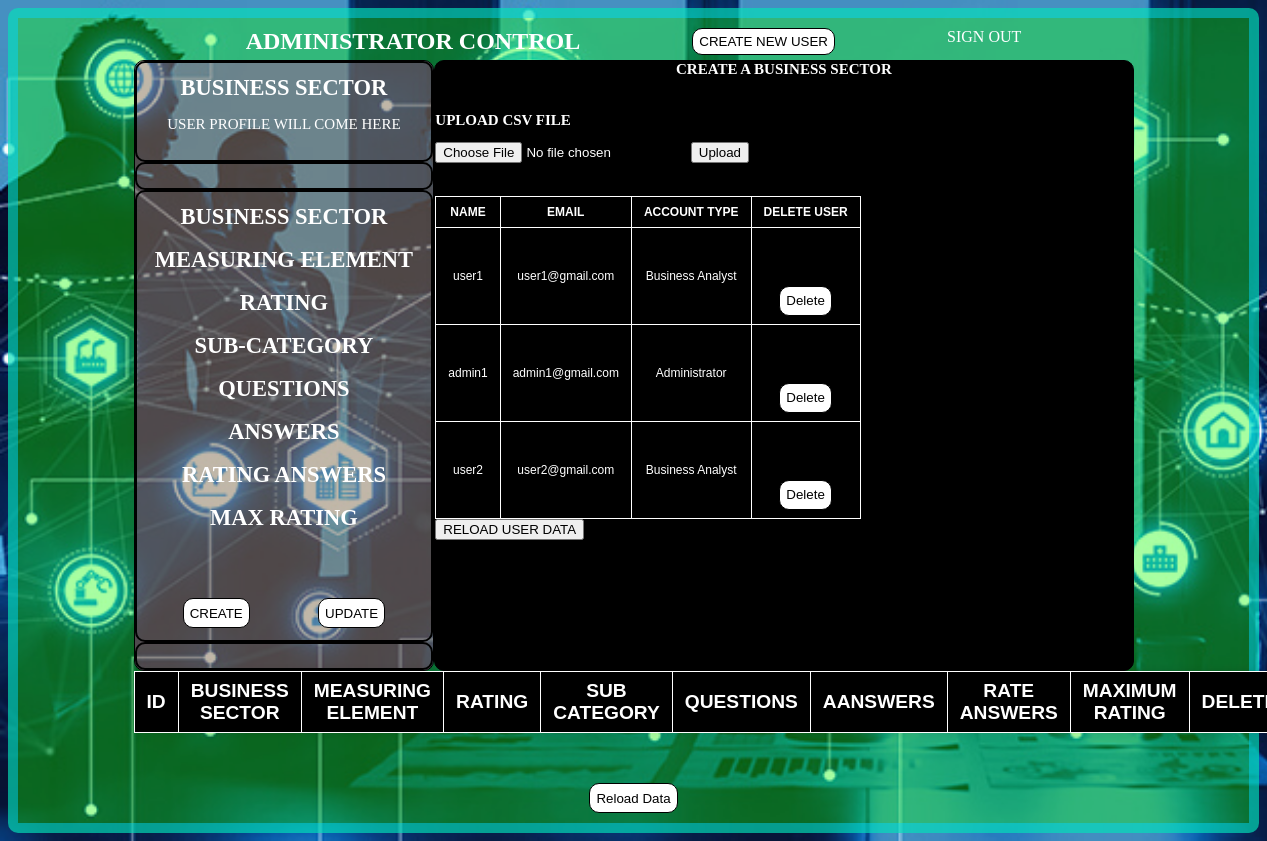
The app's page /view_all_user, older data.
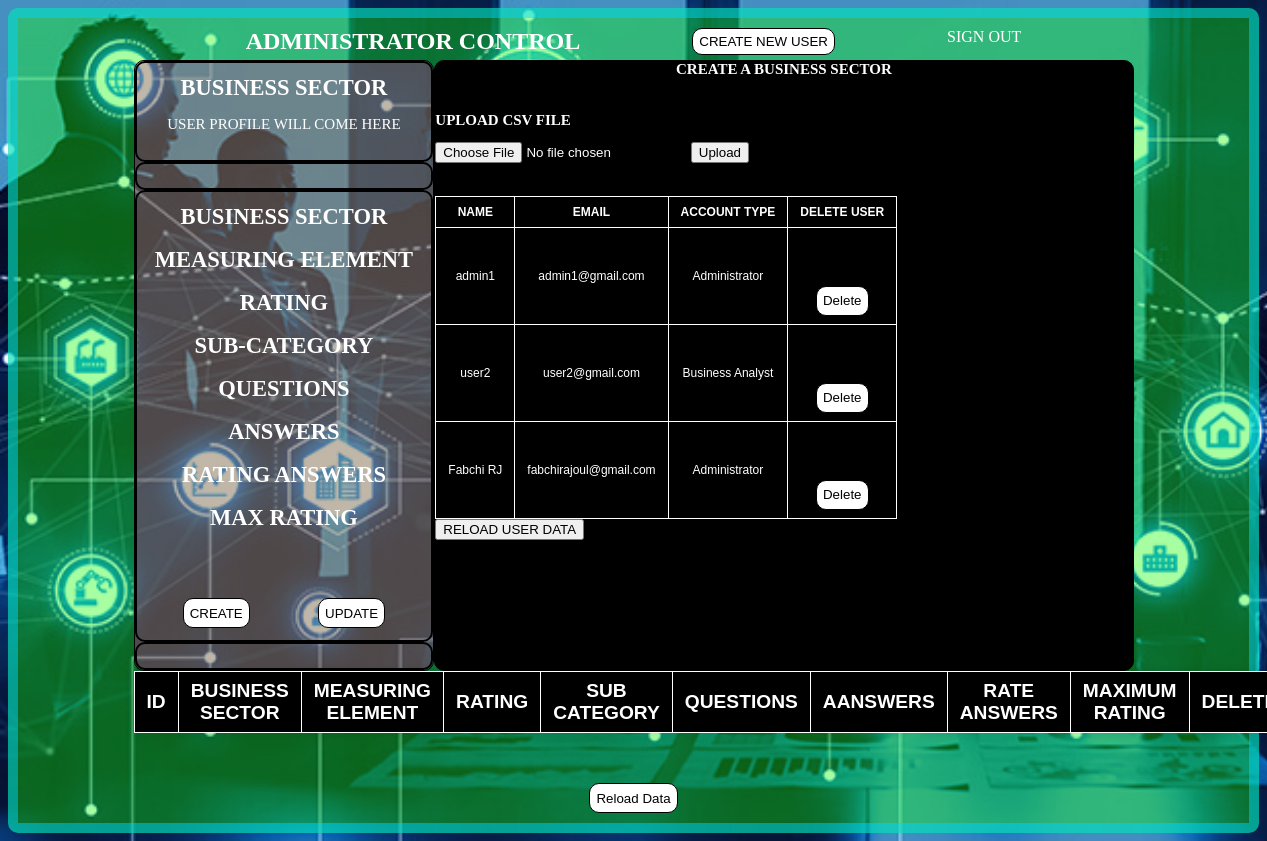
The same page, newer data.
### tables this page shows
CREATE TABLE User (
            id INTEGER PRIMARY KEY,
            name TEXT NOT NULL,
            email TEXT UNIQUE NOT NULL,
            account_type TEXT,
            password TEXT NOT NULL,
            photo BLOB
        );

### app.py (the view)
@app.route('/view_all_user', methods=['GET', 'POST'])
def view_user_account():
    connection = sqlite3.connect('database.db')
    cursor = connection.cursor()
    cursor.execute('''
        SELECT name, email, account_type
        FROM User
    ''')
    all_data = cursor.fetchall()
    connection.close()
    return render_template('administrator.html', all_data=all_data)

### templates/administrator.html (shortened to what this page needs)
<!DOCTYPE html>
<html lang="en">
<head>
    <link href="/static/css/style.css" rel="stylesheet">
</head>
<body x-data="AutomatedDigitalMaturity" x-cloak>
    <main class="container">
        <section>
            <div class="dashboard_main_admin">
                <h1 class="item">ADMINISTRATOR CONTROL</h1>
                <button x-on:click="openHome('Admin_Home_Page')" class="create_user" style="float: right;">CREATE NEW
                    USER</button>
                <a href="/logout" class="item" style="float: right;">SIGN OUT</a>
            </div>
        </section>
        <section x-cloak>
            <div class="dashboard_main_admin">
                <div class="dashboard_tabs">
                    <div class="box_for_the_dashboard_tabs">
                        <h1 class="item">BUSINESS SECTOR</h1>
                        <p>USER PROFILE WILL COME HERE</p>
                    </div>
                    <div class="box_for_the_dashboard_tabs">
                    </div>
                    <div class="box_for_the_dashboard_tabs">
                        <h1 class="item">BUSINESS SECTOR </h1><br>
                        <h1 class="item">MEASURING ELEMENT </h1><br>
                        <h1 class="item">RATING </h1><br>
                        <h1 class="item">SUB-CATEGORY </h1><br>
                        <h1 class="item">QUESTIONS </h1><br>
                        <h1 class="item">ANSWERS </h1><br>
                        <h1 class="item">RATING ANSWERS </h1><br>
                        <h1 class="item">MAX RATING </h1><br>
                        <div class="create_delete_update_buttons">
                            <button class="submit-btn" x-on:click="openHome('Create_Sub_Category')">CREATE</button>
                            <button class="submit-btn" x-on:click="openHome('Update_Sub_Category')">UPDATE</button>
                        </div>
                    </div>
                    <div class="box_for_the_dashboard_tabs">
                    </div>
                </div>
                <div class="dashboard_computation">
                    <div x-show="Create_Business_Sector">
                        <h1 class="item">CREATE A BUSINESS SECTOR</h1><br><br>
                        <h1>UPLOAD CSV FILE</h1>
                        <form action="/" method="post" enctype="multipart/form-data">
                            <input type="file" name="file" accept=".csv">
                            <button type="submit">Upload</button>
                        </form>
                        <br><br><br>
                        <div >
                            <table class="table_style">
                                <thead>
                                    <tr>
                                        <th>NAME</th>
                                        <th>EMAIL</th>
                                        <th>ACCOUNT TYPE</th>
                                        <th>DELETE USER</th>
                                    </tr>
                                </thead>
                                <tbody>
                                    {% for row in all_data %}
                                    <tr>
                                        <td>{{ row[0] }}</td>
                                        <td>{{ row[1] }}</td>
                                        <td>{{ row[2] }}</td>
                                        <td>
                                            <form action="/delete_user_data" method="post">
                                                <button type="submit" class="submit-btn">Delete</button>
                                            </form>
                                        </td>
                                    </tr>
                                    {% endfor %}
                                </tbody>
                            </table>
                            <form action="/view_all_user" method="post">
                                <button type="submit" >RELOAD USER DATA</button>
                            </form>
                        </div>
                    </div>
                </div>
            </div>
        </section>
        <section>
            <div class="dashboard_main_admin" style="background-color: black;">
                <table class="table_style">
                    <thead>
                        <tr>
                            <th>ID</th>
                            <th>BUSINESS SECTOR</th>
                            <th>MEASURING ELEMENT</th>
                            <th>RATING</th>
                            <th>SUB CATEGORY</th>
                            <th>QUESTIONS</th>
                            <th>AANSWERS</th>
                            <th>RATE ANSWERS</th>
                            <th>MAXIMUM RATING</th>
                            <th>DELETE</th>
                        </tr>
                    </thead>
                </table>
            </div>
            <form action="/view_combined_data" method="post">
                <button type="submit" class="submit-btn">Reload Data</button>
            </form>
        </section>
    </main>
</body>
</html>

### static/css/style.css (style rules this page uses)
body { background-image: url("/static/images/maturity.jpg"); background-size: cover; background-repeat: no-repeat; background-attachment: fixed; color: white; }
.container { width: auto; height: auto; border: 10px solid black; margin: px auto 0; border-radius: 10px; padding: 10px; border-color: rgba(0, 213, 255, 0.488); }
.item { text-align: center; color: white; margin: 0px auto; justify-content: center; align-items: center; text-decoration: none; }
.create_user { width: auto; cursor: pointer; transition: all 0.3s; border: 1px solid black; border-radius: 10px; background: white; display: flex; justify-content: center; align-items: center; }
.submit-btn { width: auto; height: 30px; cursor: pointer; transition: all 0.3s; border: 1px solid black; margin: 50px auto 0; border-radius: 10px; background: white; display: flex; justify-content: center; align-items: center; }
.dashboard_main_admin { width: 1200px; height: auto; margin: 0px auto; display: flex; }
.dashboard_tabs { width: 400px; height: auto; float: left; text-align: center; font-size: 15px; border: 1px solid black; border-radius: 10px; margin-top: 5px; background-color: rgba(255, 0, 183, 0.284); }
.dashboard_computation { width: 800px; height: auto; border: 1px solid black; float: right; font-size: 10px; margin-top: 5px; background-color: black; border: 1px solid black; border-radius: 10px; }
.create_delete_update_buttons { display: flex; justify-content: center; align-items: center; }
.box_for_the_dashboard_tabs { border: 2px solid black; padding: 12px; border-radius: 10px; }
.table_style { border-collapse: collapse; border-spacing: 10px; width: auto; height: auto; text-align: center; vertical-align: middle; background-color: black; font-family: Arial, Helvetica, sans-serif; padding: 10px; box-shadow: 0 0 10px rgba(0, 0, 0, 0.1); justify-content: center; font-size: larger; }
.table_style td, .table_style th { border: 1px solid white; padding: 8px 12px; }
@media (min-width: 500px) { .container { width: auto; background-color: orange; } }
@media (min-width: 500px) { .dashboard_main_admin { width: 500px; } }
@media (min-width: 500px) { .dashboard_tabs { width: 200px; } }
@media (min-width: 500px) { .dashboard_computation { width: 350px; } }
@media (min-width: 500px) { .table_style { width: auto; } }
@media (min-width: 768px) { .container { width: auto; background-color: green; } }
@media (min-width: 768px) { .dashboard_main_admin { width: 768px; } }
@media (min-width: 768px) { .dashboard_tabs { width: 300px; } }
@media (min-width: 768px) { .dashboard_computation { width: 468px; } }
@media (min-width: 768px) { .table_style { width: auto; } }
@media (min-width: 950px) { .container { width: auto; background-color: rgba(17, 255, 0, 0.359); } }
@media (min-width: 950px) { .dashboard_main_admin { width: 1000px; } }
@media (min-width: 950px) { .dashboard_tabs { width: 300px; } }
@media (min-width: 950px) { .dashboard_computation { width: 700px; } }
@media (min-width: 950px) { .table_style { width: auto; } }

Row changes from the older to the newer data that the page shows:
removed User: name "user1", email "user1@gmail.com", account_type "Business Analyst"
added User: name "Fabchi RJ", email "fabchirajoul@gmail.com", account_type "Administrator"
